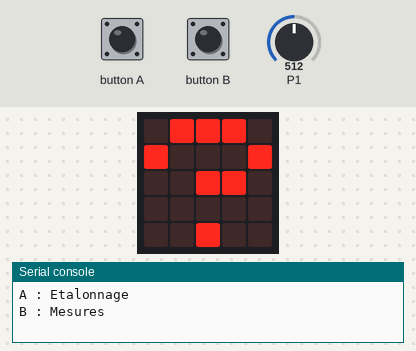
A program run on a simulated BBC micro:bit running MicroPython. On the bench: the board's 5×5 LED display, the last lines printed to the serial console. Inputs (shaded band) come from the test bench; at power-on: P1 = 512 (analog values on the 0–1023 scale).

Above: at 1.6 s.
1.7 s: button A pressed for 0.15 s
At 2.5 s:
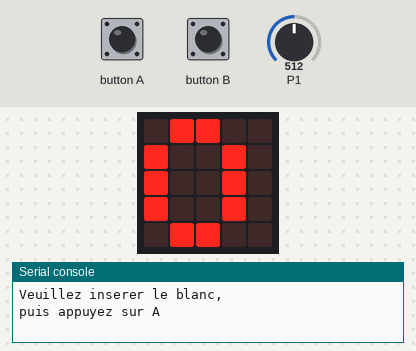
3.3 s: button A pressed for 1 s
At 5.5 s:
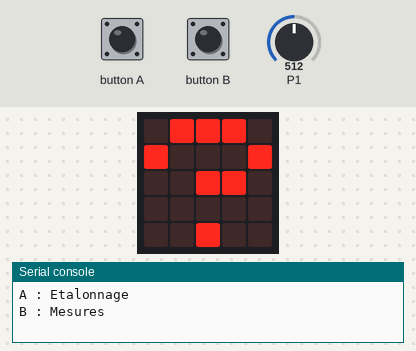
5.8 s: button B pressed for 0.15 s
At 6.7 s:
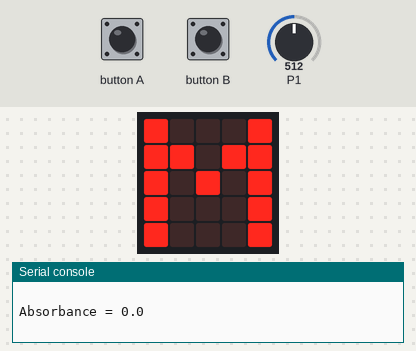
8.4 s: button B pressed for 1 s
11.9 s: button B pressed for 3.2 s
Timing chart, 0 to 14.9 s (numbered marks = the images above; inputs shaded):
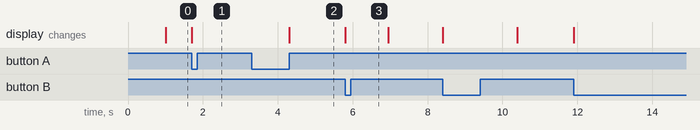

Measured:
- after the input at 1.7 s, the display: changes at once (image 1)
- after the input at 3.3 s, the display: changes after 1.0 s (image 2)
- after the input at 5.8 s, the display: changes at once (image 3)

The program:

colorimetre.py
```python
"""
Colorimètre Micro:bit
Mesures d'absorbance v1.0
Décembre 2023 par Bruno PEYROT
"""

from microbit import *
from math import *

zero = 512
display.clear()

while True:
    sleep(1000)
    display.show("?")
    print()
    print("A : Etalonnage")
    print("B : Mesures")
    print()
    while not(button_a.is_pressed()) and not(button_b.is_pressed()):
        pass
    if button_a.is_pressed():
        display.show("0")
        print()
        print("Veuillez inserer le blanc,")
        print("puis appuyez sur A")
        print()
        sleep(1000)
        while not(button_a.is_pressed()):
            lecture = pin1.read_analog()
        zero = lecture
        print()
        print("Etalonnage OK")
        print()
    if button_b.is_pressed():
        display.show("M")
        print()
        mesure = 0
        N = 1000
        for i in range(N):
            mesure += log(zero / lecture) / log(10)
        A = int(mesure / N * 100) / 100
        print("Absorbance =", A)
        print()
        while button_b.is_pressed():
            pass
```
